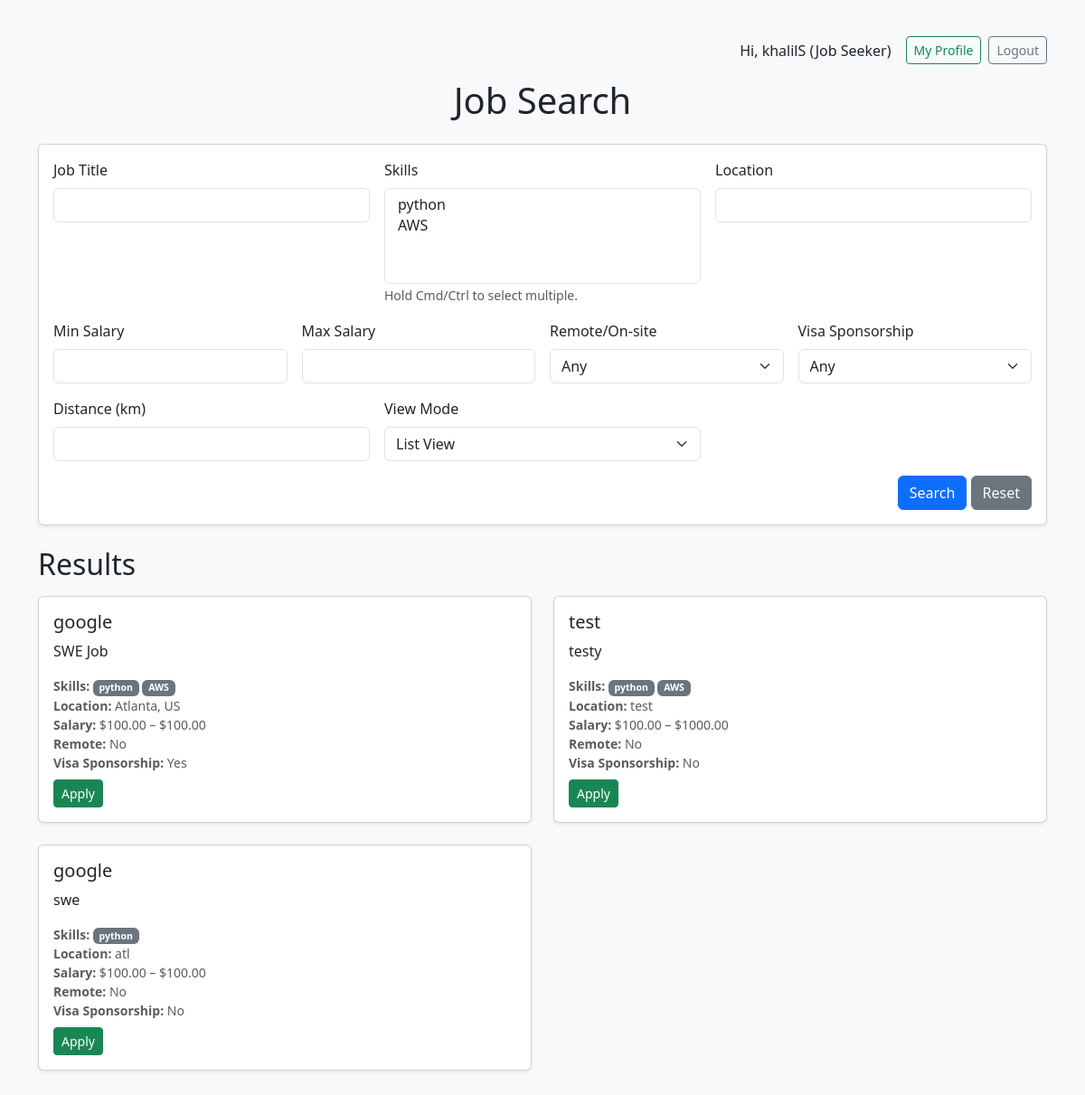
Screenshot of / (signed in) with the database file from the repository.
### accounts/models.py (models this page shows, shortened)
class User(AbstractUser):
    SEEKER = "seeker"
    RECRUITER = "recruiter"
    ROLE_CHOICES = [
        (SEEKER, "Job Seeker"),
        (RECRUITER, "Recruiter"),
    ]
    role = models.CharField(max_length=20, choices=ROLE_CHOICES, default=SEEKER)

### home/models.py (models this page shows, shortened)
class JobPost(models.Model):
    title = models.CharField(max_length=200)
    description = models.TextField()
    skills = models.ManyToManyField(Skill, blank=True, related_name="jobs")
    location = models.CharField(max_length=200, blank=True)
    latitude = models.FloatField(null=True, blank=True)
    longitude = models.FloatField(null=True, blank=True)
    min_salary = models.DecimalField(max_digits=10, decimal_places=2, null=True, blank=True)
    max_salary = models.DecimalField(max_digits=10, decimal_places=2, null=True, blank=True)
    remote = models.BooleanField(default=False)
    visa_sponsorship = models.BooleanField(default=False)
    created_by = models.ForeignKey(
        settings.AUTH_USER_MODEL,
        on_delete=models.CASCADE,
        related_name="job_posts",
    )
    created_at = models.DateTimeField(auto_now_add=True)
    approved = models.BooleanField(default=True)

class Skill(models.Model):
    name = models.CharField(max_length=100, unique=True)

### home/views.py (the view)
# urls.py: path("", views.index, name="index"),
def index(request):
    jobs = JobPost.objects.all()
    all_skills = Skill.objects.all()
    selected_skills = request.GET.getlist("skills")
    title = request.GET.get("title")
    location = request.GET.get("location")
    min_salary = request.GET.get("min_salary")
    max_salary = request.GET.get("max_salary")
    remote = request.GET.get("remote")
    visa = request.GET.get("visa")
    distance_filter = request.GET.get("distance")
    user_lat = request.GET.get("lat")
    user_lon = request.GET.get("lon")
    view_mode = request.GET.get("view", "list")
    if title:
        jobs = jobs.filter(title__icontains=title)
    if selected_skills:
        for skill_id in selected_skills:
            jobs = jobs.filter(skills__id=skill_id)
    if location:
        jobs = jobs.filter(location__icontains=location)
    if min_salary:
        jobs = jobs.filter(min_salary__gte=min_salary)
    if max_salary:
        jobs = jobs.filter(max_salary__lte=max_salary)
    if remote:
        jobs = jobs.filter(remote=(remote == "remote"))
    if visa:
        jobs = jobs.filter(visa_sponsorship=(visa == "yes"))
    job_list = []
    try:
        if user_lat and user_lon:
            user_lat = float(user_lat)
            user_lon = float(user_lon)
            for job in jobs:
                if job.latitude and job.longitude:
                    dist = haversine(user_lat, user_lon, job.latitude, job.longitude)
                    job.distance_km = round(dist, 2)
                else:
                    job.distance_km = None
                job_list.append(job)
            if distance_filter:
                max_dist = float(distance_filter)
                job_list = [job for job in job_list if job.distance_km and job.distance_km <= max_dist]
        else:
            for job in jobs:
                job.distance_km = None
                job_list.append(job)
    except ValueError:
        for job in jobs:
            job.distance_km = None
            job_list.append(job)
    return render(request, "home/index.html", {
        "jobs": job_list,
        "all_skills": all_skills,
        "selected_skills": selected_skills,
        "distance": distance_filter,
        "view_mode": view_mode,
        "user_lat": user_lat,
        "user_lon": user_lon,
    })

### home/templates/home/index.html (shortened to what this page needs)
<!DOCTYPE html>
<html>
<head>
  <link href="https://cdn.jsdelivr.net/npm/bootstrap@5.3.3/dist/css/bootstrap.min.css" rel="stylesheet">
  <link rel="stylesheet" href="https://unpkg.com/leaflet/dist/leaflet.css"/>
</head>
<body class="bg-light">
<div class="container py-4">
<div class="d-flex justify-content-end align-items-center gap-2 my-3">
  {% if user.is_authenticated %}
    <span class="me-2">Hi, {{ user.username }} ({{ user.get_role_display }})</span>
    {% if user.role == 'recruiter' %}
      <a class="btn btn-outline-primary btn-sm" href="{% url 'accounts:recruiter_dashboard' %}">Recruiter</a>
    {% elif user.role == 'seeker' %}
      <a class="btn btn-outline-success btn-sm" href="{% url 'home:profile' %}">My Profile</a>
    {% endif %}
    <form method="post" action="{% url 'accounts:logout' %}" class="d-inline">
      <button type="submit" class="btn btn-sm btn-outline-secondary">Logout</button>
    </form>
  {% else %}
    <a class="btn btn-sm btn-primary" href="{% url 'accounts:login' %}">Login</a>
    <a class="btn btn-sm btn-outline-primary" href="{% url 'accounts:register' %}">Register</a>
  {% endif %}
</div>
  <h1 class="mb-4 text-center">Job Search</h1>
  <div class="card shadow-sm mb-4">
    <div class="card-body">
      <form method="get" class="row g-3">
        <div class="col-md-4">
          <label for="title" class="form-label">Job Title</label>
          <input type="text" id="title" class="form-control" name="title" value="{{ request.GET.title }}">
        </div>
        <div class="col-md-4">
          <label for="skills" class="form-label">Skills</label>
          <select name="skills" id="skills" class="form-select" multiple>
            {% for skill in all_skills %}
              <option value="{{ skill.id }}"
                {% if skill.id|stringformat:"s" in selected_skills %}selected{% endif %}>
              </option>
            {% endfor %}
          </select>
          <small class="text-muted">Hold Cmd/Ctrl to select multiple.</small>
        </div>
        <div class="col-md-4">
          <label for="location" class="form-label">Location</label>
          <input type="text" id="location" class="form-control" name="location" value="{{ request.GET.location }}">
        </div>
        <div class="col-md-3">
          <label for="min_salary" class="form-label">Min Salary</label>
          <input type="number" id="min_salary" class="form-control" name="min_salary" step="0.01"
                 value="{{ request.GET.min_salary }}">
        </div>
        <div class="col-md-3">
          <label for="max_salary" class="form-label">Max Salary</label>
          <input type="number" id="max_salary" class="form-control" name="max_salary" step="0.01"
                 value="{{ request.GET.max_salary }}">
        </div>
        <div class="col-md-3">
          <label for="remote" class="form-label">Remote/On-site</label>
          <select name="remote" id="remote" class="form-select">
            <option value="">Any</option>
          </select>
        </div>
        <div class="col-md-3">
          <label for="visa" class="form-label">Visa Sponsorship</label>
          <select name="visa" id="visa" class="form-select">
            <option value="">Any</option>
          </select>
        </div>
        <div class="col-md-4">
          <label for="distance" class="form-label">Distance (km)</label>
          <input type="number" id="distance" name="distance" class="form-control" value="{{ distance }}">
        </div>
        <div class="col-md-4">
          <label for="view" class="form-label">View Mode</label>
          <select name="view" id="view" class="form-select">
            <option value="list" {% if view_mode == "list" %}selected{% endif %}>List View</option>
          </select>
        </div>
        <div class="col-12 text-end">
          <button type="submit" class="btn btn-primary">Search</button>
          <a href="{% url 'home:index' %}" class="btn btn-secondary">Reset</a>
        </div>
      </form>
    </div>
  </div>
  {% if view_mode == "list" %}
    <h2 class="mb-3">Results</h2>
    <div class="row">
      {% for job in jobs %}
        <div class="col-md-6 mb-4">
          <div class="card h-100 shadow-sm">
            <div class="card-body">
              <h5 class="card-title">{{ job.title }}</h5>
              <p class="card-text">{{ job.description|truncatewords:25 }}</p>
              <ul class="list-unstyled small text-muted mb-2">
                <li><strong>Skills:</strong>
                  {% for skill in job.skills.all %}
                    <span class="badge text-bg-secondary">{{ skill.name }}</span>
                  {% empty %}<span class="text-muted">None</span>{% endfor %}
                </li>
                <li><strong>Location:</strong> {{ job.location|default:"—" }}</li>
                <li><strong>Salary:</strong>
                  {% if job.min_salary or job.max_salary %}
                    ${{ job.min_salary|default:"0" }} – ${{ job.max_salary|default:"0" }}
                  {% else %}—{% endif %}
                </li>
                <li><strong>Remote:</strong> {{ job.remote|yesno:"Yes,No" }}</li>
                <li><strong>Visa Sponsorship:</strong> {{ job.visa_sponsorship|yesno:"Yes,No" }}</li>
              </ul>
              <button type="button" class="btn btn-success btn-sm" data-bs-toggle="modal" data-bs-target="#applyModal{{ job.id }}">
                Apply
              </button>
            </div>
          </div>
        </div>
      {% empty %}
        <p class="text-muted">No jobs found.</p>
      {% endfor %}
    </div>
  {% else %}
    <h2 class="mb-3">Map Results</h2>
    <div id="map"></div>
  {% endif %}
</div>
</body>
</html>

### rows the page displays
User: username "khalilS", role "Job Seeker"
JobPost: title "google", description "SWE Job", location "Atlanta, US", min_salary "100.00", max_salary "100.00", remote "No", visa_sponsorship "Yes"
Skill: {{ skill.id }} 1 (drawn), name "python"
Skill: {{ skill.id }} 2 (drawn), name "AWS"
JobPost: title "test", description "testy", location "test", min_salary "100.00", max_salary "1000.00", remote "No", visa_sponsorship "No"
JobPost: title "google", description "swe", location "atl", min_salary "100.00", max_salary "100.00", remote "No", visa_sponsorship "No"
